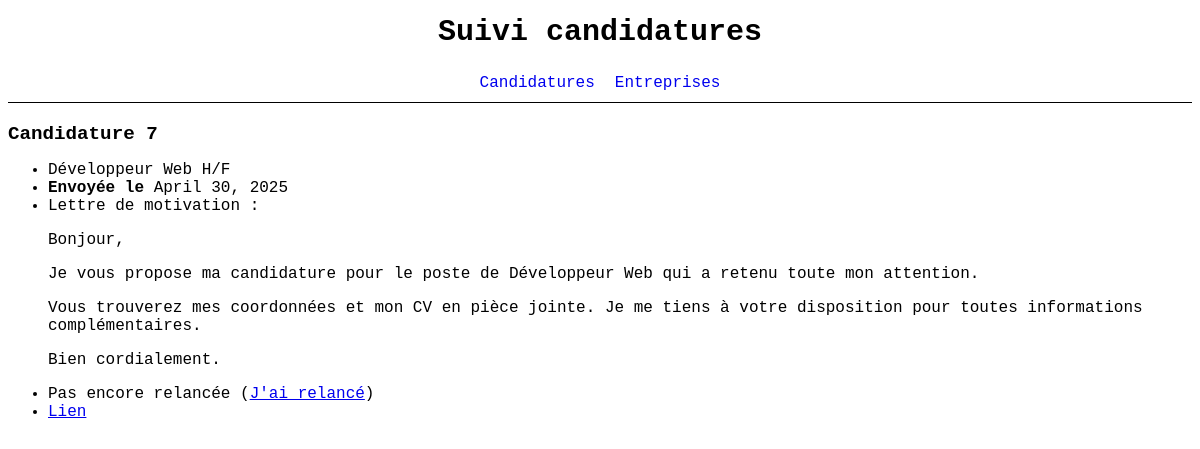
Screenshot of /applications/7/ with the database file from the repository.
### findjob/models.py (models this page shows)
class Application(models.Model):
    title = models.fields.CharField(max_length=100)
    link = models.fields.URLField(null=False,blank=False)
    applied = models.fields.BooleanField(default=True)
    date_applied = models.fields.DateField(null=True, blank=True)
    cover_letter = models.fields.TextField(max_length=2000, default="", null=True)
    company = models.ForeignKey(Company, on_delete=models.SET_NULL, null=True)
    called_back = models.fields.BooleanField(default=False)
    callback = models.OneToOneField(Callback, null=True, blank=True, on_delete=models.SET_NULL)

### findjob/views.py (the view)
# urls.py: path('applications/<int:id>/', views.application_detail, name='application-detail'),
def application_detail(request, id):
    application = get_object_or_404(Application, id=id)
    return render(request,
                  'findjob/application_detail.html',
                  {'application':application}
                  )

### findjob/templates/findjob/application_detail.html
{% extends 'findjob/base.html' %}
{% block content %}
<h1>Candidature {{application.id}}</h1>
<ul>
    <li></strong>{{application.title}}</strong></li>
    {% if application.applied %}
    <li><strong>Envoyée le</strong> {{application.date_applied}}</li>
    {% else %}
    <li>Pas encore envoyée</li>
    {% endif %}
    <li></strong>Lettre de motivation</strong> : {{application.cover_letter | linebreaks}}</li>
    {% if not application.callback is null %}
    <li></strong>Relancée le</strong> {{application.callback.date}}</li>
    <li></strong>Avec le message</strong> : {{application.callback.message | linebreaks}}</li>
    {% else %}
    <li>Pas encore relancée (<a href="{% url 'callback-add' application.id %}">J'ai relancé</a>)</li>
    {% endif %}
    <li><a target="_blank" href="{{application.link}}">Lien</a></li>
{% endblock %}

### findjob/static/findjob/styles.css (style rules this page uses)
* { font-family: 'Courier New', Courier, monospace; }
header + * { margin-top: 20px; }
h1 { font-size: larger; }

### rows the page displays
Application: id "7", title "Développeur Web H/F", date_applied "April 30, 2025", cover_letter "Bonjour, Je vous propose ma candidature pour le poste de Développeur Web qui a retenu toute mon attention. Vous trouverez mes coordonnées et mon CV en pièce jointe. Je me tiens à votre disposition pour toutes informations complémentaires. Bien cordialement."
